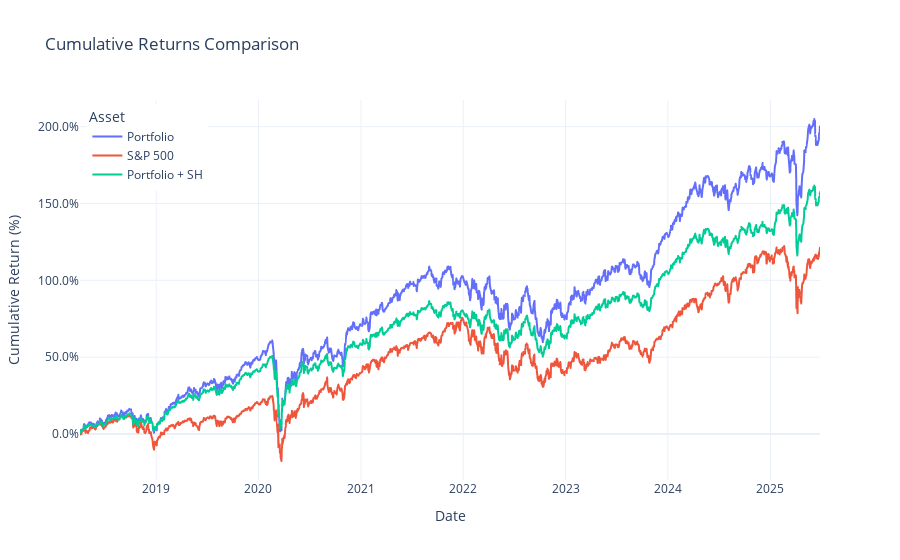

Notebook code cell kept with this figure:
### Code cell
plot_cumulative_returns(results_df['Portfolio'], results_df['SP500'], results_df['Portfolio + SH'], 'Portfolio + SH')

### Figure 1 — Plotly figure (JSON) as saved in the notebook; plotly's stock layout.template omitted (floating-point values rounded to 4 significant figures; data arrays with more than 128 entries replaced by an {"elided": "..."} marker saying what was removed)
{"data": [{"hovertemplate": "<b>%{fullData.name}</b><br>Date: %{x}<br>Cumulative Return: %{y:.2%}<br><extra></extra>", "legendgroup": "Portfolio", "line": {"color": "#636efa", "dash": "solid"}, "marker": {"symbol": "circle"}, "mode": "lines", "name": "Portfolio", "showlegend": true, "type": "scattergl", "x": {"elided": "1763 str values"}, "xaxis": "x", "y": {"elided": "1763 float values"}, "yaxis": "y"}, {"hovertemplate": "<b>%{fullData.name}</b><br>Date: %{x}<br>Cumulative Return: %{y:.2%}<br><extra></extra>", "legendgroup": "S&P 500", "line": {"color": "#EF553B", "dash": "solid"}, "marker": {"symbol": "circle"}, "mode": "lines", "name": "S&P 500", "showlegend": true, "type": "scattergl", "x": {"elided": "1763 str values"}, "xaxis": "x", "y": {"elided": "1763 float values"}, "yaxis": "y"}, {"hovertemplate": "<b>%{fullData.name}</b><br>Date: %{x}<br>Cumulative Return: %{y:.2%}<br><extra></extra>", "legendgroup": "Portfolio + SH", "line": {"color": "#00cc96", "dash": "solid"}, "marker": {"symbol": "circle"}, "mode": "lines", "name": "Portfolio + SH", "showlegend": true, "type": "scattergl", "x": {"elided": "1763 str values"}, "xaxis": "x", "y": {"elided": "1763 float values"}, "yaxis": "y"}], "layout": {"hovermode": "x unified", "legend": {"title": {"text": "Asset"}, "tracegroupgap": 0, "x": 0.01, "xanchor": "left", "y": 0.99, "yanchor": "top"}, "title": {"text": "Cumulative Returns Comparison"}, "xaxis": {"anchor": "y", "domain": [0, 1], "title": {"text": "Date"}}, "yaxis": {"anchor": "x", "domain": [0, 1], "tickformat": ".1%", "title": {"text": "Cumulative Return (%)"}}}}
